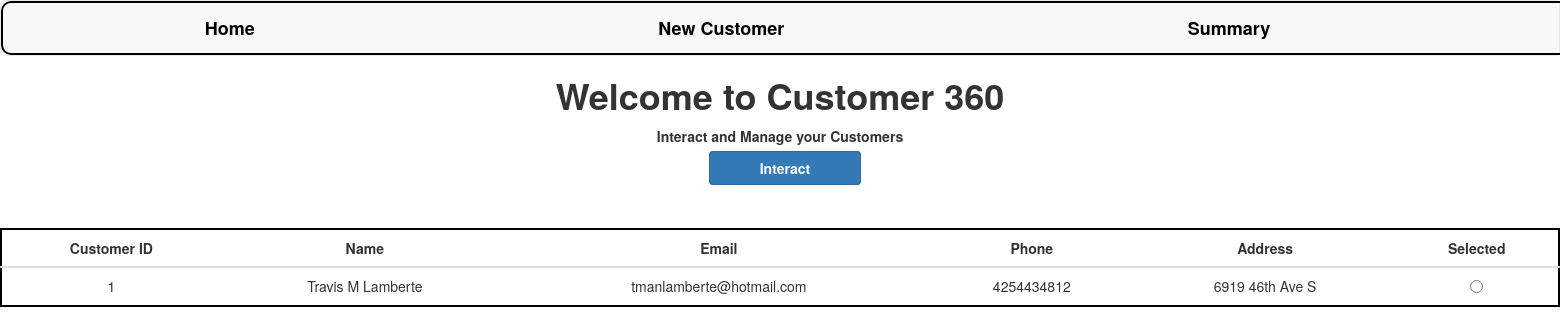
The page / on the database its author committed.
### customer360/models.py (models this page shows, shortened)
class Customer(models.Model):
    id = models.AutoField(primary_key=True)
    name = models.CharField(max_length=100)
    email = models.EmailField(max_length=100)
    phone = models.CharField(max_length=20)
    address = models.CharField(max_length=200)

### customer360/views.py (the view)
# urls.py: path('',views.index,name="index"),
def index(request):
    customers = Customer.objects.all()
    context = {"customers":customers}
    return render(request,"index.html",context=context)

### customer360/templates/index.html (shortened to what this page needs)
{% extends 'base.html' %}
{% load static %}
{% block content %}
<html>
    <head>
    </head>
    <body>
        <h1>Welcome to Customer 360</h1>
        <p>Interact and Manage your Customers</p>
        <a class="btn btn-primary" style="font-weight:bold; display:inline" onclick="set_customer()">Interact</a>
        <table class="table">
            <thead>
                <tr>
                    <th>Customer ID</th>
                    <th>Name</th>
                    <th>Email</th>
                    <th>Phone</th>
                    <th>Address</th>
                    <th>Selected</th>
                </tr>
            </thead>
            <tbody>
                {% for customer in customers %}
                    <tr>
                        <td>{{customer.id }}</td>
                        <td>{{customer.name }}</td>
                        <td>{{customer.email }}</td>
                        <td>{{customer.phone }}</td>
                        <td>{{customer.address }}</td>
                        <td>
                            <input type="radio" name="selected_customers" value="{{ customer.id }}">
                        </td>
                    </tr>
                {% endfor %}
            </tbody>
        </table>
    </body>
</html>
{% endblock content %}

### static/css/main.css (style rules this page uses)
body { text-align: center; margin: auto; }
h1,p { font-weight: bold; }
table { margin: auto; border: 2px solid #000000; margin-top: 50px; border-radius: 15px; background-color: white; text-align: center; }
th { text-align: center; }
.btn { display: flex; margin-top: 10px; margin-bottom: 10px; padding-left: 50px; padding-right: 50px; text-align: left; margin-left: 10px; }

### rows shown on the page
Customer: id "1", name "Travis M Lamberte", email "tmanlamberte@hotmail.com", phone "4254434812", address "6919 46th Ave S"
